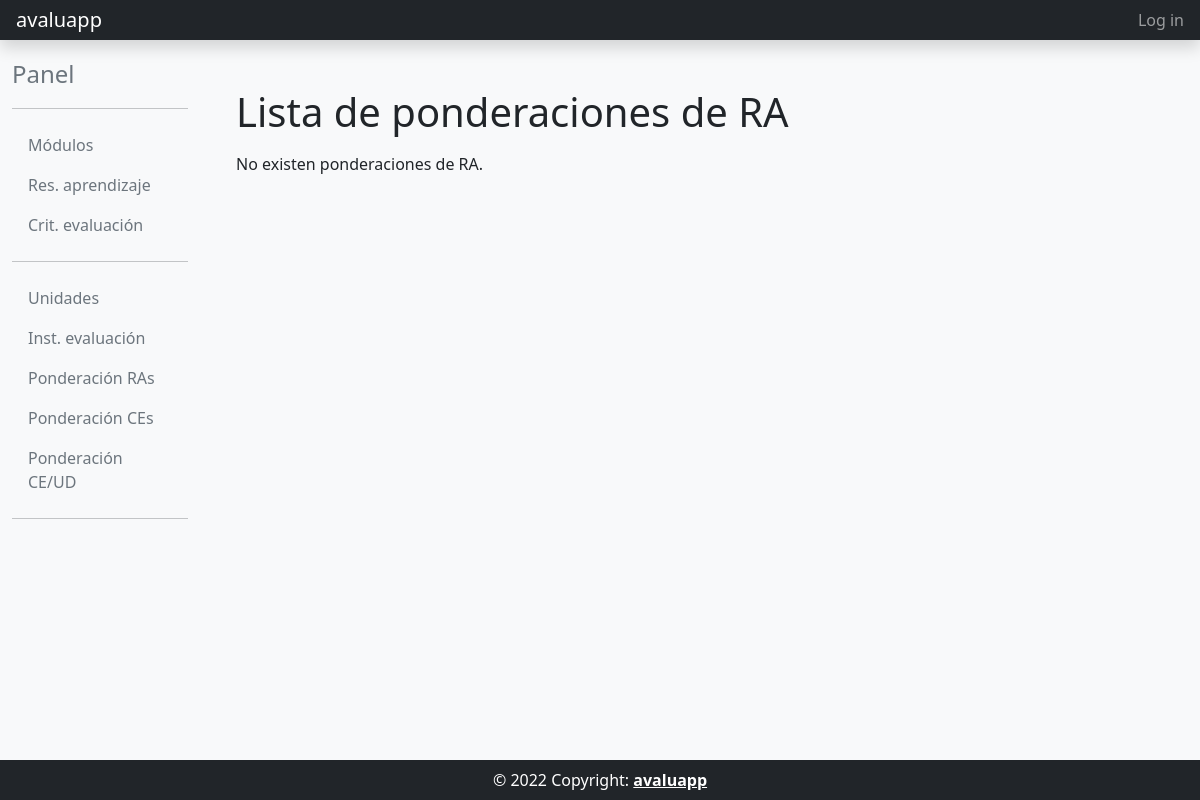
The app's page /pond_ra_list/, older data.
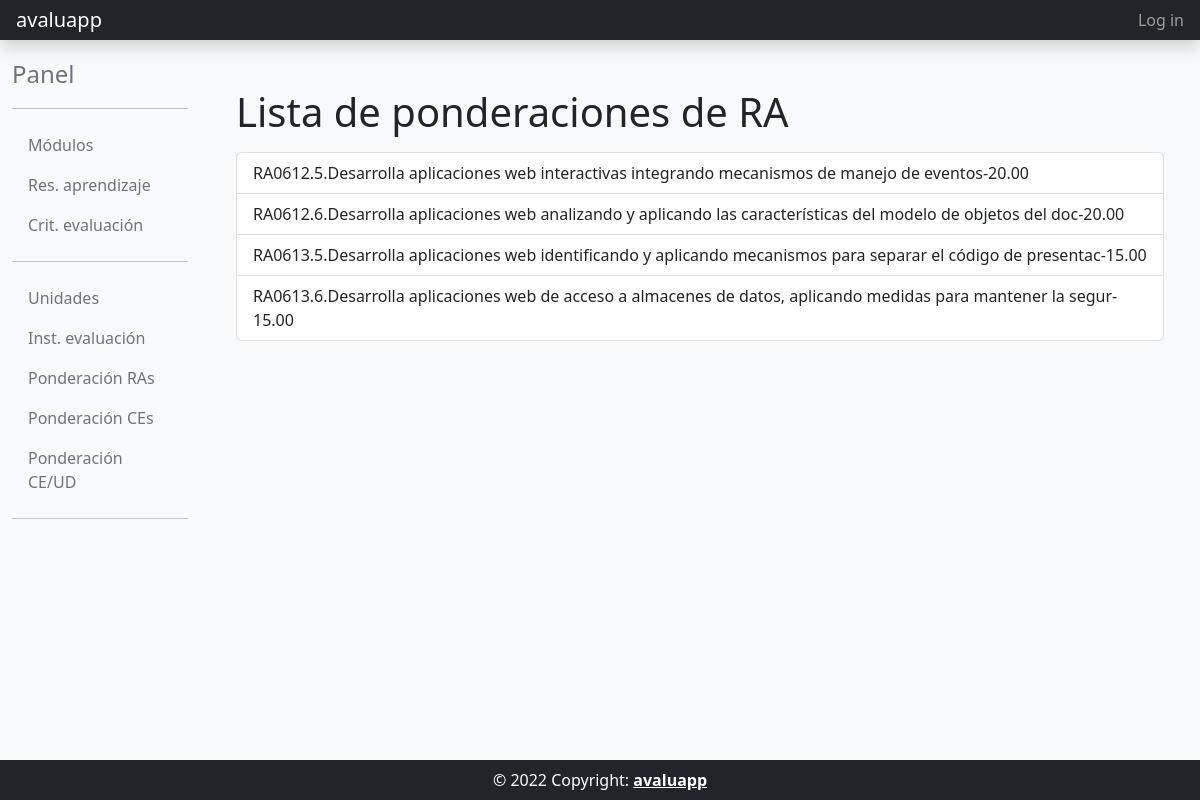
The same page, newer data.
### programacion_didactica/models.py (models this page shows)
class PondRA(models.Model):
    resultado_aprendizaje = models.ForeignKey(ResAprendizaje,on_delete=models.PROTECT)
    porcentaje = models.DecimalField(max_digits = 5, decimal_places = 2, default = 0.0)
    def __str__(self):
        return f"{str(self.resultado_aprendizaje)}-{str(self.porcentaje)}"

### core/models.py (models this page shows)
class ResAprendizaje(models.Model):
    modulo = models.ForeignKey(Modulo,on_delete=models.PROTECT)
    codigo = models.CharField(max_length = 10, verbose_name="codigo", unique=True)
    descripcion = models.TextField(verbose_name="Descripcion")
    def __str__(self):
        return f"{self.codigo}.{self.descripcion[:100]}"
    class Meta:
        unique_together =[["modulo","codigo"]]
        verbose_name = "Resultado de aprendizaje"
        verbose_name_plural = "Resultados de aprendizaje"
        ordering = ['codigo']

### programacion_didactica/views.py (the view)
# urls.py: path('pond_ra_list/', proDidactica_views.PondRAListView.as_view(), name='pond_ra_list'),
class PondRAListView(ListView):
    model = PondRA
    template_name = 'programacion_didactica/pond_ra_list.html'

### templates/programacion_didactica/pond_ra_list.html
{% extends "common/base_intranet.html" %}
{% block main_content %}
<div class="container">
    <h1>Lista de ponderaciones de RA</h1>
    <ul class="list-group mt-3">
    {% for pora in object_list %}
        <a href="{% url 'pond_ra_detail' pora.id %}" class="list-group-item list-group-item-action">{{ pora }}</a>
    {% empty %}
        <p>No existen ponderaciones de RA.</p>
    {% endfor %}
    </ul>
</div>
{% endblock main_content %}

### templates/common/base_intranet.html (shortened to what this page needs)
{% extends "common/base.html" %}
{% block content %}
<div class="container-fluid mb-auto">
  <div class="row">
    {% block app-body %}
        {% block slideout %}
            {% include 'common/slideout_intranet.html' %}
        {% endblock slideout %}
        {% block main %}
        <main class="col-md-9 ms-sm-auto col-lg-10 px-md-4 mt-5">
                {% block main_content %}
                {% endblock main_content %}
        </main>
        {% endblock main %}
    {% endblock app-body %}
  </div>
</div>
{% endblock content %}

### templates/common/base.html (shortened to what this page needs)
<html>
<head>
    <link rel="stylesheet" href="https://cdn.jsdelivr.net/npm/bootstrap@5.2.0/dist/css/bootstrap.min.css">
    <link rel="stylesheet" href="https://cdnjs.cloudflare.com/ajax/libs/font-awesome/6.2.0/css/all.min.css" />
</head>
<body class="d-flex flex-column h-100 bg-light">
{% block header %}
    {% include "common/header_website.html" %}
{% endblock header %}
{% block content %}
{% endblock content %}
{% block footer %}
  {% include "common/footer_website.html" %}
{% endblock footer %}
</body>
</html>

### templates/common/header_website.html (shortened to what this page needs)
<header class="navbar navbar-dark sticky-top bg-dark flex-md-nowrap p-0 shadow">
  <a class="navbar-brand col-md-3 col-lg-2 px-3 ml-5" href="#">avaluapp</a>
  <div class="navbar-nav">
    <div class="nav-item text-nowrap">
      <a class="nav-link px-3" href="#">Log in</a>
    </div>
  </div>
</header>

### templates/common/slideout_intranet.html (shortened to what this page needs)
    <nav id="sidebarMenu" class="col-md-3 col-lg-2 d-md-block sidebar collapse">
      <div class="position-sticky pt-3">
        <a href="{% url 'panel' %}" class="nav-link" aria-current="page">
          <span class="text-secondary fs-4">Panel</span>
        </a>
        <hr>
        <ul class="nav flex-column">
          <li class="nav-item">
            <a href="{% url 'modulo_list' %}" class="nav-link" aria-current="page">
              <span class="text-secondary">Módulos</span>
            </a>
          </li>
          <li>
            <a href="{% url 'ra_list' %}" class="nav-link">
              <span class="text-secondary">Res. aprendizaje</span>
            </a>
          </li>
          <li>
            <a href="{% url 'ce_list' %}" class="nav-link">
              <span class="text-secondary">Crit. evaluación</span>
            </a>
          </li>
          <hr>
          <li>
            <a href="#" class="nav-link">
              <span class="text-secondary">Unidades</span>
            </a>
          </li>
          <li>
            <a href="#" class="nav-link">
              <span class="text-secondary">Inst. evaluación</span>
            </a>
          </li>
            <a href="#" class="nav-link">
              <span class="text-secondary">Ponderación RAs</span>
            </a>
          <li>
            <a href="#" class="nav-link">
              <span class="text-secondary">Ponderación CEs</span>
            </a>
          </li>
          <li>
            <a href="#" class="nav-link">
              <span class="text-secondary">Ponderación CE/UD</span>
            </a>
          </li>
          <hr>
        </ul>
      </div>
    </nav>

### templates/common/footer_website.html
<footer class="text-center text-lg-start bg-light text-muted bg-dark p-0" id="footer">
  <div class="text-center p-2 text-white">
    © 2022 Copyright:
    <a class="text-reset fw-bold" href="#">avaluapp</a>
  </div>
</footer>

Row changes from the older to the newer data that the page shows:
added PondRA: resultado_aprendizaje+porcentaje "RA0612.5.Desarrolla aplicaciones web interactivas integrando mecanismos de manejo de eventos-20.00"
added PondRA: resultado_aprendizaje+porcentaje "RA0612.6.Desarrolla aplicaciones web analizando y aplicando las características del modelo de objetos del doc-20.00"
added PondRA: resultado_aprendizaje+porcentaje "RA0613.5.Desarrolla aplicaciones web identificando y aplicando mecanismos para separar el código de presentac-15.00"
added PondRA: resultado_aprendizaje+porcentaje "RA0613.6.Desarrolla aplicaciones web de acceso a almacenes de datos, aplicando medidas para mantener la segur-15.00"
Text that changed along with them:
text no longer shown: "No existen ponderaciones de RA."
